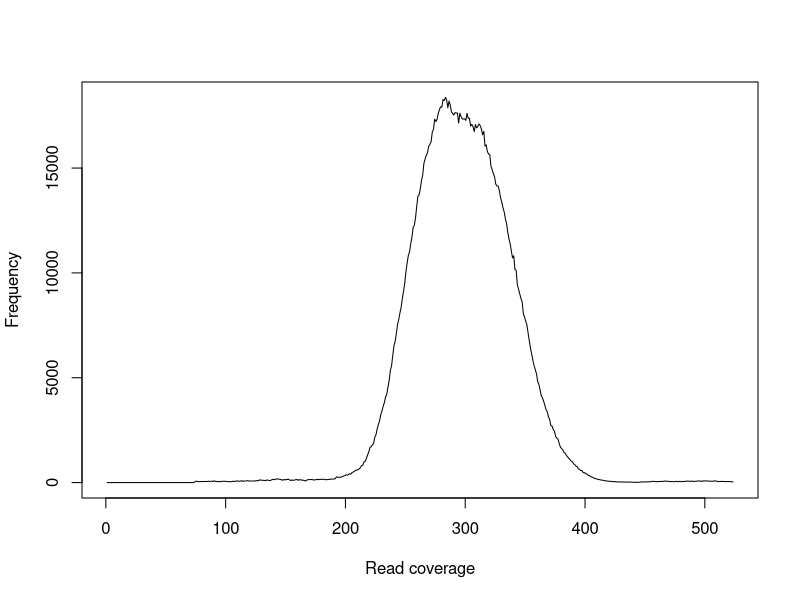

Reproduce this figure in R.
x = c(1,2,3,4,5,6,7,8,9,10,11,12,13,14,15,16,17,18,19,20,21,22,23,24,25,26,27,28,29,30,31,32,33,34,35,36,37,38,39,40,41,42,43,44,45,46,47,48,49,50,51,52,53,54,55,56,57,58,59,60,61,62,63,64,65,66,67,68,69,70,71,72,73,74.5,75.5,76.5,77.5,78.5,79.5,80.5,81.5,82.5,83.5,84.5,85.5,86.5,87.5,88.5,89.5,90.5,91.5,92.5,93.5,94.5,95.5,96.5,97.5,98.5,99.5,100.5,101.5,102.5,103.5,104.5,105.5,106.5,107.5,108.5,109.5,110.5,111.5,112.5,113.5,114.5,115.5,116.5,117.5,118.5,119.5,120.5,121.5,122.5,123.5,124.5,125.5,126.5,127.5,128.5,129.5,130.5,131.5,132.5,133.5,134.5,135.5,136.5,137.5,138.5,139.5,140.5,141.5,142.5,143.5,144.5,145.5,146.5,147.5,148.5,149.5,150.5,151.5,152.5,153.5,154.5,155.5,156.5,157.5,158.5,159.5,160.5,161.5,162.5,163.5,164.5,165.5,166.5,167.5,168.5,169.5,170.5,171.5,172.5,173.5,174.5,175.5,176.5,177.5,178.5,179.5,180.5,181.5,182.5,183.5,184.5,185.5,186.5,187.5,188.5,189.5,190.5,191.5,192.5,193.5,194.5,195.5,196.5,197.5,198.5,199.5,200.5,201.5,202.5,203.5,204.5,205.5,206.5,207.5,208.5,209.5,210.5,211.5,212.5,213.5,214.5,215.5,216.5,217.5,218.5,219.5,220.5,221.5,222.5,223.5,224.5,225.5,226.5,227.5,228.5,229.5,230.5,231.5,232.5,233.5,234.5,235.5,236.5,237.5,238.5,239.5,240.5,241.5,242.5,243.5,244.5,245.5,246.5,247.5,248.5,249.5,250.5,251.5,252.5,253.5,254.5,255.5,256.5,257.5,258.5,259.5,260.5,261.5,262.5,263.5,264.5,265.5,266.5,267.5,268.5,269.5,270.5,271.5,272.5,273.5,274.5,275.5,276.5,277.5,278.5,279.5,280.5,281.5,282.5,283.5,284.5,285.5,286.5,287.5,288.5,289.5,290.5,291.5,292.5,293.5,294.5,295.5,296.5,297.5,298.5,299.5,300.5,301.5,302.5,303.5,304.5,305.5,306.5,307.5,308.5,309.5,310.5,311.5,312.5,313.5,314.5,315.5,316.5,317.5,318.5,319.5,320.5,321.5,322.5,323.5,324.5,325.5,326.5,327.5,328.5,329.5,330.5,331.5,332.5,333.5,334.5,335.5,336.5,337.5,338.5,339.5,340.5,341.5,342.5,343.5,344.5,345.5,346.5,347.5,348.5,349.5,350.5,351.5,352.5,353.5,354.5,355.5,356.5,357.5,358.5,359.5,360.5,361.5,362.5,363.5,364.5,365.5,366.5,367.5,368.5,369.5,370.5,371.5,372.5,373.5,374.5,375.5,376.5,377.5,378.5,379.5,380.5,381.5,382.5,383.5,384.5,385.5,386.5,387.5,388.5,389.5,390.5,391.5,392.5,393.5,394.5,395.5,396.5,397.5,398.5,399.5,400.5,401.5,402.5,403.5,404.5,405.5,406.5,407.5,408.5,409.5,410.5,411.5,412.5,413.5,414.5,415.5,416.5,417.5,418.5,419.5,420.5,421.5,422.5,423.5,424.5,425.5,426.5,427.5,428.5,429.5,430.5,431.5,432.5,433.5,434.5,435.5,436.5,437.5,438.5,439.5,440.5,441.5,442.5,443.5,444.5,445.5,446.5,447.5,448.5,449.5,450.5,451.5,452.5,453.5,454.5,455.5,456.5,457.5,458.5,459.5,460.5,461.5,462.5,463.5,464.5,465.5,466.5,467.5,468.5,469.5,470.5,471.5,472.5,473.5,474.5,475.5,476.5,477.5,478.5,479.5,480.5,481.5,482.5,483.5,484.5,485.5,486.5,487.5,488.5,489.5,490.5,491.5,492.5,493.5,494.5,495.5,496.5,497.5,498.5,499.5,500.5,501.5,502.5,503.5,504.5,505.5,506.5,507.5,508.5,509.5,510.5,511.5,512.5,513.5,514.5,515.5,516.5,517.5,518.5,519.5,520.5,521.5,522.5,523.5)
y = c(0,0,0,0,0,0,0,0,0,0,0,0,0,0,0,0,0,0,0,0,0,0,0,0,0,0,0,0,0,0,0,0,0,0,0,0,0,0,0,0,0,0,0,0,0,0,0,0,0,0,0,0,0,0,0,0,0,0,0,0,0,0,0,0,0,0,0,0,0,0,0,0,0,40,71,49,52,40,56,47,54,48,55,48,64,58,55,72,50,91,50,57,39,62,36,56,64,60,60,61,44,41,49,45,50,72,50,69,76,75,61,69,95,56,78,74,81,92,75,73,76,78,77,75,95,88,94,134,114,116,104,105,91,128,111,97,107,133,156,138,155,180,165,167,154,139,111,149,119,154,149,162,127,95,130,104,120,138,148,108,145,123,129,107,108,70,110,135,145,143,146,144,121,133,137,158,138,154,151,158,159,154,136,142,146,151,165,165,173,170,185,271,254,258,249,263,286,317,335,371,353,380,426,402,480,503,538,584,607,608,658,716,814,829,992,1008,1153,1322,1460,1683,1709,1805,1870,2161,2279,2563,2773,2939,3243,3414,3641,3809,4084,4211,4550,4863,5350,5566,6053,6522,6732,7118,7536,7777,8093,8363,8777,9127,9495,10056,10462,10828,10995,11392,11701,12159,12268,12614,13173,13659,13720,14014,14402,14666,15221,15430,15600,15729,16042,16129,16254,16714,16840,17334,17220,17324,17609,17791,17923,17908,18266,18219,18370,18250,17873,18196,18009,17683,17603,17532,17645,17623,17626,17150,17615,17456,17342,17337,17350,17273,17607,17370,17375,17003,17082,16976,16738,17081,16915,16993,17103,17021,16864,16590,16751,16051,16109,15784,15671,15649,15082,14926,14734,14580,14230,14152,14143,13924,13596,13374,13113,12912,12585,12362,11945,11619,11400,11046,10717,10820,10162,10128,9446,9225,9004,8781,8624,8053,7898,7699,7509,7128,6744,6409,6128,5825,5566,5388,5191,4810,4686,4425,4142,4030,3870,3678,3473,3374,3141,3004,2710,2699,2525,2440,2199,2111,2069,1854,1688,1624,1558,1428,1403,1292,1229,1150,1092,1020,998,894,852,783,766,653,628,570,577,473,477,423,415,348,343,286,268,254,201,203,170,163,147,135,121,115,103,84,82,77,62,65,57,56,42,48,40,31,33,34,26,34,24,30,22,26,33,19,26,23,19,15,14,8,18,17,17,33,28,27,40,30,36,32,39,43,44,67,47,56,41,50,50,54,55,54,62,79,59,69,66,44,52,51,43,39,60,58,46,51,62,38,56,56,51,66,75,69,63,60,74,49,65,65,66,86,64,79,51,83,78,75,83,75,71,60,69,64,74,77,79,55,45,59,52,60,54,51,42,53,49,52,49,34,37)
pdf("01.stats.read_coverage.pdf")
plot(x, y, xlab="Read coverage", ylab="Frequency", type="l")
dev.off()
